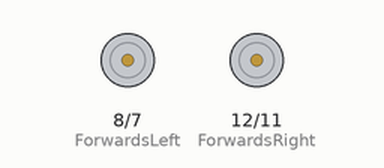
Bench run of a sketch on a simulated Arduino Uno, built with avr-gcc and run on an emulated ATmega328P. Shown: motor-driver pin pairs drawn as motors (green arrow = first pin HIGH = forward, orange = second pin HIGH = backward, longer = more drive, scaled by the enable pin).

Above: at 0.1 s.
At 8.6 s:
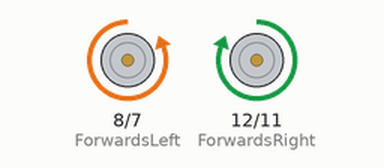
At 18.0 s:
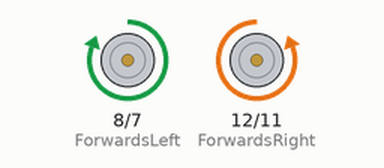
At 33.7 s:
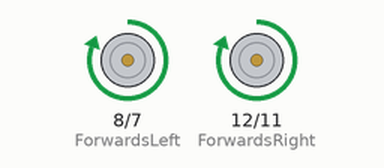
Timing chart, 0 to 36.8 s (numbered marks = the images above):
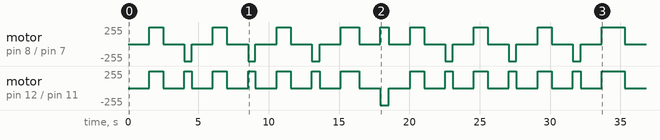

The sketch:

Story_8.ino
```cpp
const int EnableLeft = 9;
const int ForwardsLeft = 8;
const int BackwardsLeft = 7;
const int EnableRight = 10;
const int ForwardsRight = 12;
const int BackwardsRight = 11;
void setup() {
    pinMode(ForwardsLeft, OUTPUT);
    pinMode(BackwardsLeft, OUTPUT);
    pinMode(EnableLeft, OUTPUT);
    pinMode(ForwardsRight, OUTPUT);
    pinMode(BackwardsRight, OUTPUT);
    pinMode(EnableRight, OUTPUT);
    figureOfEight();
}

void moveForwards(){
  //MOVES THE ROVER FORAWRDS
  digitalWrite(ForwardsLeft, HIGH);
  digitalWrite(ForwardsRight, HIGH);
  digitalWrite(EnableLeft, HIGH);
  digitalWrite(EnableRight, HIGH);
  digitalWrite(BackwardsLeft, LOW);
  digitalWrite(BackwardsRight, LOW);
  delay(1000);
}

void moveForwardsMore(){
  //MOVES THE ROVER FORAWRDS
  digitalWrite(ForwardsLeft, HIGH);
  digitalWrite(ForwardsRight, HIGH);
  digitalWrite(EnableLeft, HIGH);
  digitalWrite(EnableRight, HIGH);
  digitalWrite(BackwardsLeft, LOW);
  digitalWrite(BackwardsRight, LOW);
  delay(1300);

}

void moveForwardsMoreMore(){
  //MOVES THE ROVER FORAWRDS
  digitalWrite(ForwardsLeft, HIGH);
  digitalWrite(ForwardsRight, HIGH);
  digitalWrite(EnableLeft, HIGH);
  digitalWrite(EnableRight, HIGH);
  digitalWrite(BackwardsLeft, LOW);
  digitalWrite(BackwardsRight, LOW);
  delay(1650);

}
void halt(){
  //HALTS THE ROBOT
  digitalWrite(ForwardsLeft, LOW);
  digitalWrite(ForwardsRight, LOW);
  digitalWrite(EnableLeft, LOW);
  digitalWrite(EnableRight, LOW);
  digitalWrite(BackwardsLeft, LOW);
  digitalWrite(BackwardsRight, LOW);
  delay(1500);
  }

void turn90Degrees(){
  //TURNS THE ROVER 90 DEGREES ANTICLOCKWISE
  digitalWrite(ForwardsLeft, LOW);
  digitalWrite(ForwardsRight, HIGH);
  digitalWrite(EnableLeft, HIGH);
  digitalWrite(EnableRight, HIGH);
  digitalWrite(BackwardsLeft, HIGH);
  digitalWrite(BackwardsRight, LOW);
  delay(530);
}

void turn90DegreesMore(){
  //TURNS THE ROVER MORE THAN 90 DEGREES ANTICLOCKWISE
  digitalWrite(ForwardsLeft, LOW);
  digitalWrite(ForwardsRight, HIGH);
  digitalWrite(EnableLeft, HIGH);
  digitalWrite(EnableRight, HIGH);
  digitalWrite(BackwardsLeft, HIGH);
  digitalWrite(BackwardsRight, LOW);
  delay(560);
}

void halfAFigureOfEight(){
  halt();
  moveForwards();
  halt();
  turn90Degrees();
  halt();
  moveForwards();
  halt();
  turn90Degrees();
  halt();
  moveForwards();
  halt();
  turn90DegreesMore();
  halt();
  moveForwardsMore();
  halt();
}

void halfAFigureOfEightMore(){
  halt();
  moveForwards();
  halt();
  turn90Degrees();
  halt();
  moveForwards();
  halt();
  turn90Degrees();
  halt();
  moveForwards();
  halt();
  turn90DegreesMore();
  halt();
  moveForwardsMoreMore();
  halt();
}
void turn270Degrees(){
  //WILL TURN 270 DEGREES ANTICLOCKWISE
  digitalWrite(ForwardsLeft, HIGH);
  digitalWrite(ForwardsRight, LOW);
  digitalWrite(EnableLeft, HIGH);
  digitalWrite(EnableRight, HIGH);
  digitalWrite(BackwardsLeft, LOW);
  digitalWrite(BackwardsRight, HIGH);
  delay(625);
}

void figureOfEight(){
  //WILL CREATE A FIGURE OF EIGHT PATTERN WITH THE ROBOT
  halfAFigureOfEight();
  turn270Degrees();
  halfAFigureOfEightMore();
}

void loop() {
}
```
